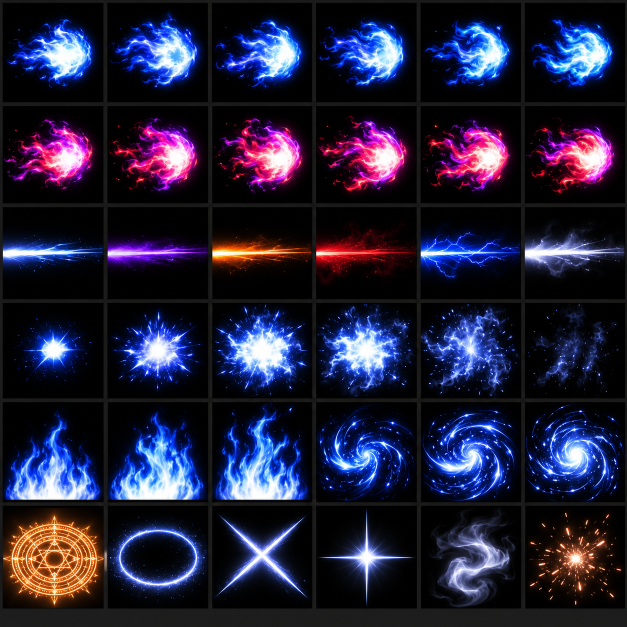
#> input picture tools/texgen/atlas_src/atlas12_fx.png, 1254 x 1254 px (shown at 1/2 size)
$ python process12.py
#> lines starting #> are read from the running program, lines starting #| are printed output that depends on the picture
"""Атлас 12 (эффекты на чёрном) и 13 (экран «Пути», карточки приёмов, враги в полный рост, на пурпуре).
usage: cd tools/texgen && python3 process12.py"""
import numpy as np
from PIL import Image
FX, UI = '../../Assets/_Project/Resources/FX/', '../../Assets/_Project/Resources/UI/'
def spans(cuts, n):
    e = [0] + [x for c in cuts for x in (c[0], c[1] + 1)] + [n]
    s = [(e[2 * i], e[2 * i + 1]) for i in range(len(e) // 2)]
    return [c for c in s if c[1] - c[0] > 40]
# ---------- 12: эффекты ----------
a = np.asarray(Image.open('atlas_src/atlas12_fx.png').convert('RGB')).astype(np.float32) / 255
xs = spans([(0, 4), (207, 213), (417, 422), (625, 631), (834, 840), (1043, 1048), (1251, 1253)], 1254)
ys = spans([(0, 4), (205, 211), (407, 413), (599, 604), (797, 803), (1005, 1010), (1217, 1253)], 1254)
assert len(xs) == 6 and len(ys) == 6, (xs, ys)
def C(i, pad=3):
    x0, x1 = xs[i % 6]; y0, y1 = ys[i // 6]
    c = a[y0 + pad:y1 - pad, x0 + pad:x1 - pad]
    c = np.clip((c - 0.035) / 0.965, 0, 1)
    # края ячейки — в ноль (без светлых швов)
    h, w = c.shape[:2]; yy, xx = np.mgrid[0:h, 0:w]
    m = np.clip(np.minimum.reduce([xx, yy, w - 1 - xx, h - 1 - yy]) / 6.0, 0, 1)
    return c * m[..., None]
def rgba(c): return np.dstack([c, c.max(-1)])
def im(c, w, h): return Image.fromarray((np.clip(c, 0, 1) * 255).astype(np.uint8), 'RGBA' if c.shape[-1] == 4 else 'RGB').resize((w, h), Image.LANCZOS)
def sheet(ids, name, cell=256, cols=3):
#> called with name = 'orb_blue', cell = 256, cols = 3
    rows = (len(ids) + cols - 1) // cols
    S = Image.new('RGBA', (cell * cols, cell * rows), (0, 0, 0, 0))
#> S: PIL image 768x512 RGBA; every value is 0
    for k, i in enumerate(ids): S.paste(im(rgba(C(i)), cell, cell), ((k % cols) * cell, (k // cols) * cell))
    S.save(FX + name + '.png')
sheet([0, 1, 2, 3, 4, 5], 'orb_blue')        # 3×2 кадра, шар летит вправо
sheet([6, 7, 8, 9, 10, 11], 'orb_red')
sheet([18, 19, 20, 21, 22, 23], 'burst_blue')
sheet([24, 25, 26], 'aura_flame', cols=3)
#> in sheet (call 4), `S = Image.new('RGBA', (cell * cols, cell * rows), (0, 0, 0, 0))`: S: PIL image 768x256 RGBA; every value is 0
sheet([27, 28, 29], 'vortex', cols=3)
#> after the loop in sheet (call 5), `for k, i in enumerate(ids): S.paste(im(rgba(C(i)), cell, cell), ((k % ..`:
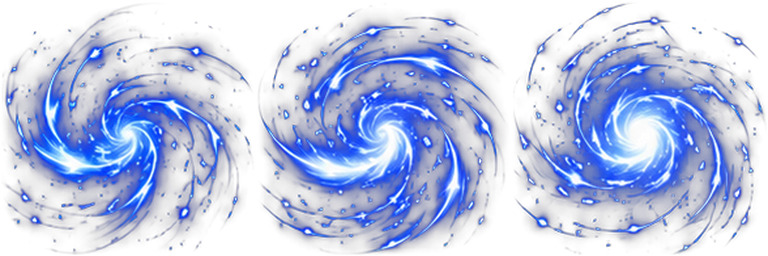
#> S: PIL image 768x256 RGBA; mean R, G, B, A 19.1, 32.7, 85.1, 85.6; transparent parts drawn white
for i, n in [(30, 'seal_circle'), (31, 'ring_glow'), (32, 'x_slash'), (33, 'star_glint'), (34, 'smoke_wisp')]:
    im(rgba(C(i)), 256, 256).save(FX + n + '.png')
# следы клинка: от яркой линии посередине — верхняя половина, перевёрнута (линия у верхнего края = острие ленты)
for i, n in [(12, 'trail_ice'), (13, 'trail_violet'), (14, 'trail_fire'), (15, 'trail_crimson'), (16, 'trail_lightning'), (17, 'trail_moon')]:
    c = C(i, 2); h = c.shape[0]
    lum = c.max(-1).mean(1); mid = int(np.argmax(lum[h // 4:3 * h // 4]) + h // 4)
    top = c[max(0, mid - h // 3):mid + 2][::-1]       # от линии вверх → перевёрнуто: линия внизу… разворачиваем ниже
    top = top[::-1]                                    # линия — последней строкой (низ картинки = v 0)
    t = im(rgba(top), 256, 64)
    t = t.transpose(Image.FLIP_TOP_BOTTOM)             # в Unity v=1 — верхняя строка: линия у v=1 (острие)
    t.save(FX + n + '.png')
#> this loop made 6 passes
#> pass 1, in C (call 30), `c = a[y0 + pad:y1 - pad, x0 + pad:x1 - pad]`:
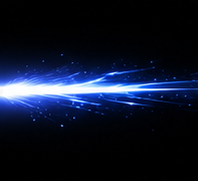
#> c: shape (181, 198, 3) float32; mean R, G, B 0.059, 0.0866, 0.162
#> after the loop:
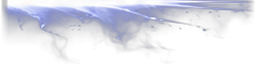
#> t: PIL image 256x64 RGBA; mean R, G, B, A 43.6, 46.3, 65.3, 66.2; transparent parts drawn white
# ---------- 13: экран «Пути» ----------
b = np.asarray(Image.open('atlas_src/atlas13_path.png').convert('RGB')).astype(np.float32) / 255
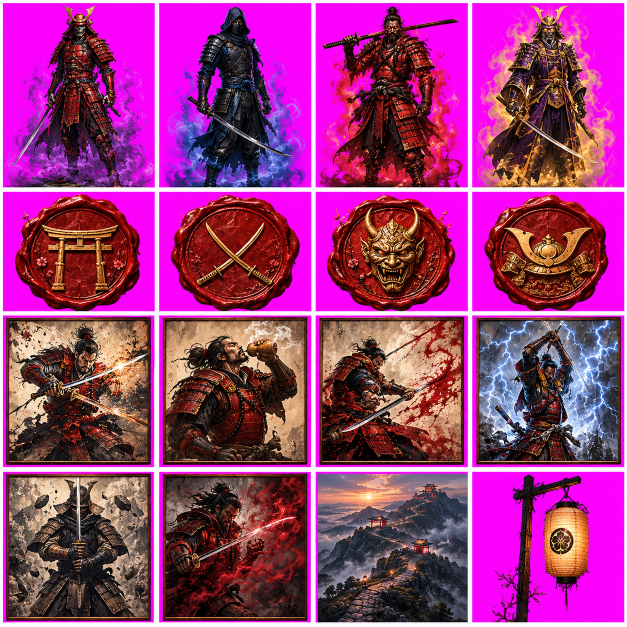
#> input picture tools/texgen/atlas_src/atlas13_path.png, 1254 x 1254 px (shown at 1/2 size)
bx = spans([(0, 4), (310, 317), (623, 630), (936, 943), (1249, 1253)], 1254)
#> bx = [(5, 310), (318, 623), (631, 936), (944, 1249)]
by = spans([(0, 5), (375, 382), (623, 630), (935, 942), (1245, 1253)], 1254)
#> by = [(6, 375), (383, 623), (631, 935), (943, 1245)]
assert len(bx) == 4 and len(by) == 4, (bx, by)
def key(c, lo=0.08, hi=0.86):
    m = np.minimum(c[..., 0], c[..., 2]) - c[..., 1]
    al = np.clip((hi - m) / (hi - lo), 0, 1)
    rgb = np.clip((c - (1 - al[..., None]) * np.array([1, 0, 1])) / np.maximum(al[..., None], 1e-3), 0, 1)
    lim = np.minimum(rgb[..., 0], rgb[..., 2]); sp = np.clip(lim - rgb[..., 1] - 0.1, 0, 1)
    rgb[..., 0] -= sp * 0.85; rgb[..., 2] -= sp * 0.85
    return np.dstack([np.clip(rgb, 0, 1), al])
def B(i, pad=6):
    x0, x1 = bx[i % 4]; y0, y1 = by[i // 4]
    return b[y0 + pad:y1 - pad, x0 + pad:x1 - pad]
def crop_alpha(o):
    ys_, xs_ = np.nonzero(o[..., 3] > 0.05); return o[ys_.min():ys_.max() + 1, xs_.min():xs_.max() + 1]
for k, n in enumerate(['enemy_full_fallen', 'enemy_full_shadow', 'enemy_full_oni', 'enemy_full_shogun']):
    o = crop_alpha(key(B(k))); h, w = o.shape[:2]
    im(o, int(512 * w / h), 512).save(UI + n + '.png')
#> this loop made 4 passes
#> pass 1, in key, `lim = np.minimum(rgb[..., 0], rgb[..., 2])`:
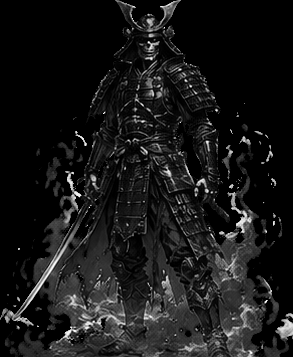
#> lim: shape (357, 293) float64; min 0, max 1, mean 0.0954
#> after the loop:
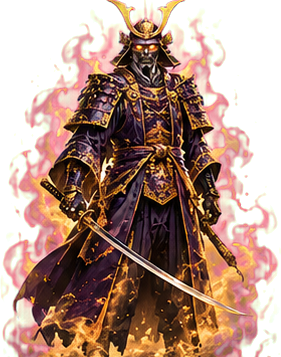
#> o: shape (357, 281, 4) float64; mean of channels 0, 1, 2, 3 0.399, 0.524, 0.192, 0.644; transparent parts drawn white
for k, n in zip(range(4, 8), ['medal_0', 'medal_1', 'medal_2', 'medal_3']):
    im(key(B(k)), 192, 192).save(UI + n + '.png')
#> this loop made 4 passes
#> pass 1, in key (call 5), `al = np.clip((hi - m) / (hi - lo), 0, 1)`:
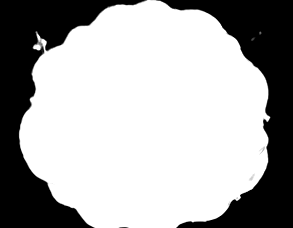
#> al: shape (228, 293) float32; min 0, max 1, mean 0.67
for k, n in zip([8, 9, 10, 11, 12, 13], ['tech_0', 'tech_1', 'tech_2', 'tech_3', 'tech_4', 'tech_5']):
    o = crop_alpha(key(B(k))); im(o, 256, 256).save(UI + n + '.png')
#> this loop made 6 passes
#> (x0 in B, x1 in B, y0 in B, y1 in B) on passes 1 to 6: (5, 310, 631, 935), (318, 623, 631, 935), (631, 936, 631, 935), (944, 1249, 631, 935), (5, 310, 943, 1245), (318, 623, 943, 1245)
im(B(14, 4), 640, 640).save(UI + 'path_panorama.png')
o = crop_alpha(key(B(15))); h, w = o.shape[:2]; im(o, int(256 * w / h), 256).save(UI + 'path_lantern.png')
#> after `h, w = o.shape[:2]`: h = 290; w = 195
print('ok')
